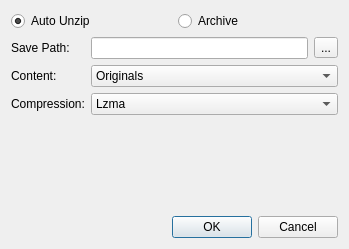
<?xml version="1.0" encoding="UTF-8"?>
<ui version="4.0">
 <class>BulkDownloadDialog</class>
 <widget class="QDialog" name="BulkDownloadDialog">
  <property name="geometry">
   <rect>
    <x>0</x>
    <y>0</y>
    <width>349</width>
    <height>249</height>
   </rect>
  </property>
  <property name="windowTitle">
   <string>Dialog</string>
  </property>
  <layout class="QVBoxLayout" name="verticalLayout">
   <item>
    <layout class="QHBoxLayout" name="horizontalLayout_2">
     <item>
      <widget class="QRadioButton" name="autoUnzip">
       <property name="text">
        <string>Auto Unzip</string>
       </property>
       <property name="checked">
        <bool>true</bool>
       </property>
      </widget>
     </item>
     <item>
      <widget class="QRadioButton" name="archive">
       <property name="text">
        <string>Archive</string>
       </property>
      </widget>
     </item>
    </layout>
   </item>
   <item>
    <layout class="QFormLayout" name="formLayout">
     <item row="0" column="0">
      <widget class="QLabel" name="label_3">
       <property name="text">
        <string>Save Path:</string>
       </property>
      </widget>
     </item>
     <item row="0" column="1">
      <layout class="QHBoxLayout" name="horizontalLayout">
       <item>
        <widget class="QLineEdit" name="savePath"/>
       </item>
       <item>
        <widget class="QToolButton" name="toolButton">
         <property name="text">
          <string>...</string>
         </property>
        </widget>
       </item>
      </layout>
     </item>
     <item row="1" column="0">
      <widget class="QLabel" name="label">
       <property name="text">
        <string>Content:</string>
       </property>
      </widget>
     </item>
     <item row="1" column="1">
      <widget class="QComboBox" name="contentSelect">
       <property name="currentIndex">
        <number>1</number>
       </property>
       <item>
        <property name="text">
         <string>Archive</string>
        </property>
       </item>
       <item>
        <property name="text">
         <string>Originals</string>
        </property>
       </item>
       <item>
        <property name="text">
         <string>Both</string>
        </property>
       </item>
      </widget>
     </item>
     <item row="2" column="0">
      <widget class="QLabel" name="label_2">
       <property name="text">
        <string>Compression:</string>
       </property>
      </widget>
     </item>
     <item row="2" column="1">
      <widget class="QComboBox" name="compressionSelect">
       <property name="currentIndex">
        <number>3</number>
       </property>
       <item>
        <property name="text">
         <string>None</string>
        </property>
       </item>
       <item>
        <property name="text">
         <string>Deflated</string>
        </property>
       </item>
       <item>
        <property name="text">
         <string>Bzip2</string>
        </property>
       </item>
       <item>
        <property name="text">
         <string>Lzma</string>
        </property>
       </item>
      </widget>
     </item>
    </layout>
   </item>
   <item>
    <spacer name="verticalSpacer">
     <property name="orientation">
      <enum>Qt::Orientation::Vertical</enum>
     </property>
     <property name="sizeHint" stdset="0">
      <size>
       <width>20</width>
       <height>28</height>
      </size>
     </property>
    </spacer>
   </item>
   <item>
    <widget class="QDialogButtonBox" name="buttonBox">
     <property name="orientation">
      <enum>Qt::Orientation::Horizontal</enum>
     </property>
     <property name="standardButtons">
      <set>QDialogButtonBox::StandardButton::Cancel|QDialogButtonBox::StandardButton::Ok</set>
     </property>
    </widget>
   </item>
  </layout>
 </widget>
 <resources/>
 <connections>
  <connection>
   <sender>buttonBox</sender>
   <signal>accepted()</signal>
   <receiver>BulkDownloadDialog</receiver>
   <slot>accept()</slot>
   <hints>
    <hint type="sourcelabel">
     <x>260</x>
     <y>169</y>
    </hint>
    <hint type="destinationlabel">
     <x>157</x>
     <y>181</y>
    </hint>
   </hints>
  </connection>
  <connection>
   <sender>buttonBox</sender>
   <signal>rejected()</signal>
   <receiver>BulkDownloadDialog</receiver>
   <slot>reject()</slot>
   <hints>
    <hint type="sourcelabel">
     <x>328</x>
     <y>169</y>
    </hint>
    <hint type="destinationlabel">
     <x>286</x>
     <y>181</y>
    </hint>
   </hints>
  </connection>
 </connections>
</ui>
